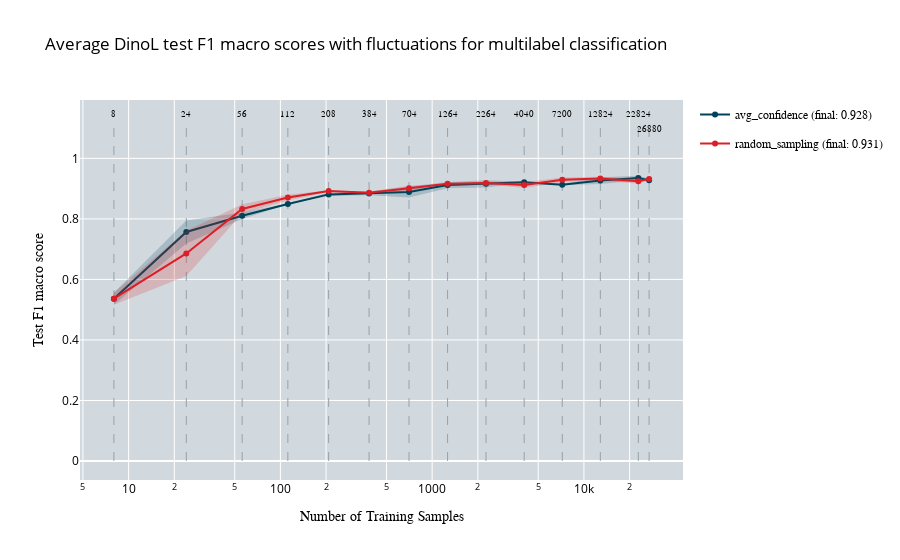

The notebook cell this image was saved under:
### Code cell
import pickle
import numpy as np
import os
import plotly.graph_objects as go

def read_and_average_test_f1(root_folder, run_folders, filename_template, file_indices):
    """
    Reads pickle files for a specific strategy, extracts test F1 scores, and computes their average across runs.
    """
    performance_test_data_all = []

    for run_folder, file_index in zip(run_folders, file_indices):
        pickle_filename = filename_template.format(file_index)  # Dynamically generate filenames
        pickle_path = os.path.join(root_folder, run_folder, pickle_filename)
        
        print(f"Loading pickle file: {pickle_path}")
        with open(pickle_path, 'rb') as pickle_file:
            results = pickle.load(pickle_file)
            performance_test_data_all.append(results["test_f1_scores_macro"])

    # Calculate the average test F1 score across runs
    average_test_f1 = np.mean(performance_test_data_all, axis=0)
    return average_test_f1

def read_test_f1_min_max(root_folder, run_folders, filename_template, file_indices):
    """
    Reads pickle files for a specific strategy, extracts test F1 scores, and computes their min and max across runs.
    """
    performance_test_data_all = []

    for run_folder, file_index in zip(run_folders, file_indices):
        pickle_filename = filename_template.format(file_index)  # Dynamically generate filenames
        pickle_path = os.path.join(root_folder, run_folder, pickle_filename)
        
        print(f"Loading pickle file: {pickle_path}")
        with open(pickle_path, 'rb') as pickle_file:
            results = pickle.load(pickle_file)
            performance_test_data_all.append(results["test_f1_scores_macro"])

    # Convert to a NumPy array for easier computation
    performance_test_data_all = np.array(performance_test_data_all)
    # Calculate min and max F1 scores across runs
    min_f1 = np.min(performance_test_data_all, axis=0)
    max_f1 = np.max(performance_test_data_all, axis=0)

    return min_f1, max_f1

def plot_all_test_performance_with_fluctuations(no_of_samples, performances, min_max_values, strategies, title, x_axes, y_axes):
    """
    Plots the average test F1 scores of multiple strategies with fluctuation ranges shaded.
    """
    fig = go.Figure()
    fig.update_layout(plot_bgcolor='rgb(209, 217, 222)')

    # Add dashed lines for sample numbers and text labels on top of the graph
    samples_text = [str(f) for f in no_of_samples]
    for i, (line, label) in enumerate(zip(no_of_samples, samples_text)):
        fig.add_trace(go.Scatter(
            x=[line, line],
            y=[0, 1.12],
            mode='lines',
            line=dict(dash='dash', color='rgb(149, 162, 171)', width=1),
            showlegend=False
        ))

        # Adjust the y-position for the last value to avoid collision
        y_position = 1.13 if i < len(no_of_samples) - 1 else 1.08

        fig.add_trace(go.Scatter(
            x=[line],
            y=[y_position],
            mode='text',
            marker=dict(size=0),
            text=[label],
            textposition='top center',
            showlegend=False,
            textfont=dict(family='Arial', color='black', size=8.5)
        ))

    # Define the color palette, with random sampling in red and other strategies in different shades of green
    colors = [
        'rgb(0, 67, 89)',  # Green for margin sampling
        'rgb(220, 30, 38)'      # Red for random sampling
    ]

    # Add traces for each strategy
    for idx, (performance, (min_performance, max_performance), strategy) in enumerate(zip(performances, min_max_values, strategies)):
        # Ensure random sampling is always red
        color = colors[strategies.index(strategy)]
        
        # Add the shaded region (fluctuation range)
        fig.add_trace(go.Scatter(
            x=no_of_samples + no_of_samples[::-1],
            y=list(max_performance) + list(min_performance)[::-1],
            fill='toself',
            fillcolor=color.replace('rgb', 'rgba').replace(')', ',0.2)'),  # Add transparency
            line=dict(width=0),  # No border for shaded region
            showlegend=False,  # Don't show a separate legend entry for the shaded region
            legendgroup=strategy  # Group with the corresponding line
        ))
        
        # Add the average line
        fig.add_trace(go.Scatter(
            x=no_of_samples,
            y=performance,
            name=f"{strategy} (final: {performance[-1]:.3f})",
            marker=dict(color=color),
            textfont=dict(family="Arial", size=11),
            line=dict(width=2),
            legendgroup=strategy  # Group with the shaded region
        ))

    fig.update_layout(
        title_text=str(title),
        legend=dict(font=dict(color='black', family='Arial')),
        title_font_color='black'
    )

    # Set the x-axis to be on a log scale
    fig.update_xaxes(
        title_text=str(x_axes),
        title_font=dict(color="black", family="Arial"),
        tickfont_color='black',
        type="log"
    )

    # Update y-axis for test F1 score
    fig.update_yaxes(
        title_text=str(y_axes),
        title_font=dict(color="black", family="Arial"),
        tickfont_color='black'
    )

    fig.show()

# Define file paths and folders for each strategy
strategies = ['avg_confidence', 'random_sampling']
root_folders = {
    'avg_confidence': "/home/woody/iwfa/iwfa044h/CleanLab_Test/ActiveLearningApproaches/EOD/DinoL/multilabel/AL/avg_confidence",
    'random_sampling': "/home/woody/iwfa/iwfa044h/CleanLab_Test/ActiveLearningApproaches/EOD/DinoL/multilabel/RS"
}

# Define run folders and file indices for each strategy
run_folders_dict = {
    'avg_confidence': [f"run{i}" for i in range(1, 3)],  # 2 runs
    'random_sampling': [f"run{i}" for i in range(1, 3)]  # 2 runs
}

file_indices_dict = {
    'avg_confidence': [2, 3],
    'random_sampling': [2, 3]
}

# Template for filenames for each strategy
filename_templates = {
    'avg_confidence': "AL_average_confidence_results_for_multilabel_classification_s4{}.pickle",
    'random_sampling': "random_sampling_results_for_multilabel_classification_s4{}.pickle"
}

# Sample counts
no_of_samples = [8, 24, 56, 112, 208, 384, 704, 1264, 2264, 4040, 7200, 12824, 22824, 26880]

# Calculate averages and fluctuation ranges for each strategy
performances = []
min_max_values = []
for strategy in strategies:
    average_f1 = read_and_average_test_f1(
        root_folder=root_folders[strategy],
        run_folders=run_folders_dict[strategy],
        filename_template=filename_templates[strategy],
        file_indices=file_indices_dict[strategy]
    )
    min_f1, max_f1 = read_test_f1_min_max(
        root_folder=root_folders[strategy],
        run_folders=run_folders_dict[strategy],
        filename_template=filename_templates[strategy],
        file_indices=file_indices_dict[strategy]
    )
    performances.append(average_f1)
    min_max_values.append((min_f1, max_f1))  # Append min and max values

# Plot the results with fluctuation shading
plot_all_test_performance_with_fluctuations(
    no_of_samples, 
    performances, 
    min_max_values, 
    strategies, 
    title="Average DinoL test F1 macro scores with fluctuations for multilabel classification",
    x_axes="Number of Training Samples",
    y_axes="Test F1 macro score"
)

### Figure 1 — Plotly figure (JSON) as saved in the notebook; plotly's stock layout.template omitted (floating-point values rounded to 4 significant figures)
{"data": [{"line": {"color": "rgb(149, 162, 171)", "dash": "dash", "width": 1}, "mode": "lines", "showlegend": false, "type": "scatter", "x": [8, 8], "y": [0, 1.12]}, {"marker": {"size": 0}, "mode": "text", "showlegend": false, "text": ["8"], "textfont": {"color": "black", "family": "Arial", "size": 8.5}, "textposition": "top center", "type": "scatter", "x": [8], "y": [1.13]}, {"line": {"color": "rgb(149, 162, 171)", "dash": "dash", "width": 1}, "mode": "lines", "showlegend": false, "type": "scatter", "x": [24, 24], "y": [0, 1.12]}, {"marker": {"size": 0}, "mode": "text", "showlegend": false, "text": ["24"], "textfont": {"color": "black", "family": "Arial", "size": 8.5}, "textposition": "top center", "type": "scatter", "x": [24], "y": [1.13]}, {"line": {"color": "rgb(149, 162, 171)", "dash": "dash", "width": 1}, "mode": "lines", "showlegend": false, "type": "scatter", "x": [56, 56], "y": [0, 1.12]}, {"marker": {"size": 0}, "mode": "text", "showlegend": false, "text": ["56"], "textfont": {"color": "black", "family": "Arial", "size": 8.5}, "textposition": "top center", "type": "scatter", "x": [56], "y": [1.13]}, {"line": {"color": "rgb(149, 162, 171)", "dash": "dash", "width": 1}, "mode": "lines", "showlegend": false, "type": "scatter", "x": [112, 112], "y": [0, 1.12]}, {"marker": {"size": 0}, "mode": "text", "showlegend": false, "text": ["112"], "textfont": {"color": "black", "family": "Arial", "size": 8.5}, "textposition": "top center", "type": "scatter", "x": [112], "y": [1.13]}, {"line": {"color": "rgb(149, 162, 171)", "dash": "dash", "width": 1}, "mode": "lines", "showlegend": false, "type": "scatter", "x": [208, 208], "y": [0, 1.12]}, {"marker": {"size": 0}, "mode": "text", "showlegend": false, "text": ["208"], "textfont": {"color": "black", "family": "Arial", "size": 8.5}, "textposition": "top center", "type": "scatter", "x": [208], "y": [1.13]}, {"line": {"color": "rgb(149, 162, 171)", "dash": "dash", "width": 1}, "mode": "lines", "showlegend": false, "type": "scatter", "x": [384, 384], "y": [0, 1.12]}, {"marker": {"size": 0}, "mode": "text", "showlegend": false, "text": ["384"], "textfont": {"color": "black", "family": "Arial", "size": 8.5}, "textposition": "top center", "type": "scatter", "x": [384], "y": [1.13]}, {"line": {"color": "rgb(149, 162, 171)", "dash": "dash", "width": 1}, "mode": "lines", "showlegend": false, "type": "scatter", "x": [704, 704], "y": [0, 1.12]}, {"marker": {"size": 0}, "mode": "text", "showlegend": false, "text": ["704"], "textfont": {"color": "black", "family": "Arial", "size": 8.5}, "textposition": "top center", "type": "scatter", "x": [704], "y": [1.13]}, {"line": {"color": "rgb(149, 162, 171)", "dash": "dash", "width": 1}, "mode": "lines", "showlegend": false, "type": "scatter", "x": [1264, 1264], "y": [0, 1.12]}, {"marker": {"size": 0}, "mode": "text", "showlegend": false, "text": ["1264"], "textfont": {"color": "black", "family": "Arial", "size": 8.5}, "textposition": "top center", "type": "scatter", "x": [1264], "y": [1.13]}, {"line": {"color": "rgb(149, 162, 171)", "dash": "dash", "width": 1}, "mode": "lines", "showlegend": false, "type": "scatter", "x": [2264, 2264], "y": [0, 1.12]}, {"marker": {"size": 0}, "mode": "text", "showlegend": false, "text": ["2264"], "textfont": {"color": "black", "family": "Arial", "size": 8.5}, "textposition": "top center", "type": "scatter", "x": [2264], "y": [1.13]}, {"line": {"color": "rgb(149, 162, 171)", "dash": "dash", "width": 1}, "mode": "lines", "showlegend": false, "type": "scatter", "x": [4040, 4040], "y": [0, 1.12]}, {"marker": {"size": 0}, "mode": "text", "showlegend": false, "text": ["4040"], "textfont": {"color": "black", "family": "Arial", "size": 8.5}, "textposition": "top center", "type": "scatter", "x": [4040], "y": [1.13]}, {"line": {"color": "rgb(149, 162, 171)", "dash": "dash", "width": 1}, "mode": "lines", "showlegend": false, "type": "scatter", "x": [7200, 7200], "y": [0, 1.12]}, {"marker": {"size": 0}, "mode": "text", "showlegend": false, "text": ["7200"], "textfont": {"color": "black", "family": "Arial", "size": 8.5}, "textposition": "top center", "type": "scatter", "x": [7200], "y": [1.13]}, {"line": {"color": "rgb(149, 162, 171)", "dash": "dash", "width": 1}, "mode": "lines", "showlegend": false, "type": "scatter", "x": [12824, 12824], "y": [0, 1.12]}, {"marker": {"size": 0}, "mode": "text", "showlegend": false, "text": ["12824"], "textfont": {"color": "black", "family": "Arial", "size": 8.5}, "textposition": "top center", "type": "scatter", "x": [12824], "y": [1.13]}, {"line": {"color": "rgb(149, 162, 171)", "dash": "dash", "width": 1}, "mode": "lines", "showlegend": false, "type": "scatter", "x": [22824, 22824], "y": [0, 1.12]}, {"marker": {"size": 0}, "mode": "text", "showlegend": false, "text": ["22824"], "textfont": {"color": "black", "family": "Arial", "size": 8.5}, "textposition": "top center", "type": "scatter", "x": [22824], "y": [1.13]}, {"line": {"color": "rgb(149, 162, 171)", "dash": "dash", "width": 1}, "mode": "lines", "showlegend": false, "type": "scatter", "x": [26880, 26880], "y": [0, 1.12]}, {"marker": {"size": 0}, "mode": "text", "showlegend": false, "text": ["26880"], "textfont": {"color": "black", "family": "Arial", "size": 8.5}, "textposition": "top center", "type": "scatter", "x": [26880], "y": [1.08]}, {"fill": "toself", "fillcolor": "rgba(0, 67, 89,0.2)", "legendgroup": "avg_confidence", "line": {"width": 0}, "showlegend": false, "type": "scatter", "x": [8, 24, 56, 112, 208, 384, 704, 1264, 2264, 4040, 7200, 12824, 22824, 26880, 26880, 22824, 12824, 7200, 4040, 2264, 1264, 704, 384, 208, 112, 56, 24, 8], "y": [0.5558, 0.7949, 0.8212, 0.8509, 0.8864, 0.8901, 0.907, 0.9222, 0.9279, 0.9234, 0.9149, 0.9376, 0.9425, 0.9329, 0.9231, 0.9268, 0.9155, 0.911, 0.9186, 0.9039, 0.9014, 0.8709, 0.8777, 0.8755, 0.848, 0.7995, 0.7187, 0.5164]}, {"legendgroup": "avg_confidence", "line": {"width": 2}, "marker": {"color": "rgb(0, 67, 89)"}, "name": "avg_confidence (final: 0.928)", "textfont": {"family": "Arial", "size": 11}, "type": "scatter", "x": [8, 24, 56, 112, 208, 384, 704, 1264, 2264, 4040, 7200, 12824, 22824, 26880], "y": [0.5361, 0.7568, 0.8104, 0.8494, 0.8809, 0.8839, 0.8889, 0.9118, 0.9159, 0.921, 0.9129, 0.9265, 0.9347, 0.928]}, {"fill": "toself", "fillcolor": "rgba(220, 30, 38,0.2)", "legendgroup": "random_sampling", "line": {"width": 0}, "showlegend": false, "type": "scatter", "x": [8, 24, 56, 112, 208, 384, 704, 1264, 2264, 4040, 7200, 12824, 22824, 26880, 26880, 22824, 12824, 7200, 4040, 2264, 1264, 704, 384, 208, 112, 56, 24, 8], "y": [0.556, 0.7604, 0.8481, 0.8799, 0.8949, 0.8894, 0.9093, 0.9173, 0.9228, 0.9214, 0.937, 0.9393, 0.9321, 0.9322, 0.9306, 0.9164, 0.927, 0.9211, 0.9022, 0.9144, 0.9143, 0.8928, 0.8838, 0.8891, 0.8607, 0.8175, 0.6112, 0.5164]}, {"legendgroup": "random_sampling", "line": {"width": 2}, "marker": {"color": "rgb(220, 30, 38)"}, "name": "random_sampling (final: 0.931)", "textfont": {"family": "Arial", "size": 11}, "type": "scatter", "x": [8, 24, 56, 112, 208, 384, 704, 1264, 2264, 4040, 7200, 12824, 22824, 26880], "y": [0.5362, 0.6858, 0.8328, 0.8703, 0.892, 0.8866, 0.901, 0.9158, 0.9186, 0.9118, 0.9291, 0.9332, 0.9243, 0.9314]}], "layout": {"legend": {"font": {"color": "black", "family": "Arial"}}, "plot_bgcolor": "rgb(209, 217, 222)", "title": {"font": {"color": "black"}, "text": "Average DinoL test F1 macro scores with fluctuations for multilabel classification"}, "xaxis": {"tickfont": {"color": "black"}, "title": {"font": {"color": "black", "family": "Arial"}, "text": "Number of Training Samples"}, "type": "log"}, "yaxis": {"tickfont": {"color": "black"}, "title": {"font": {"color": "black", "family": "Arial"}, "text": "Test F1 macro score"}}}}
